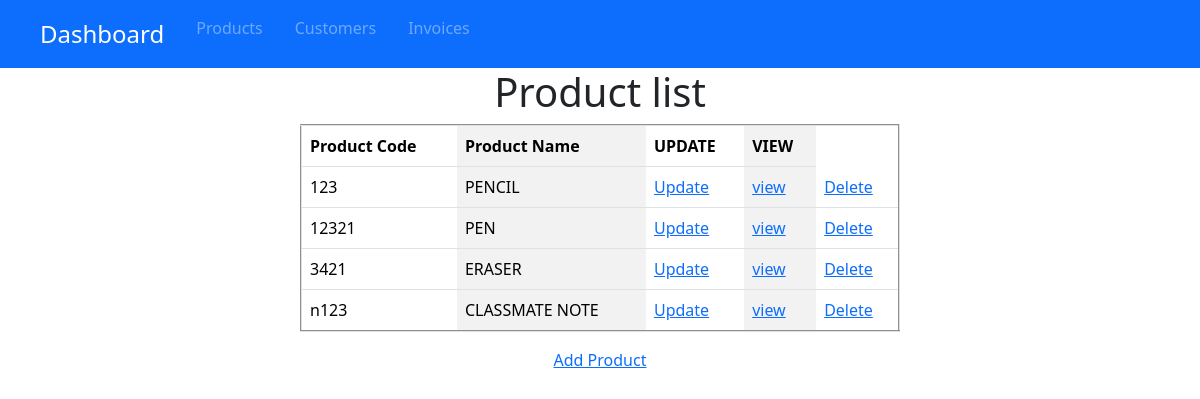
The app's page /ProductList/, older data.
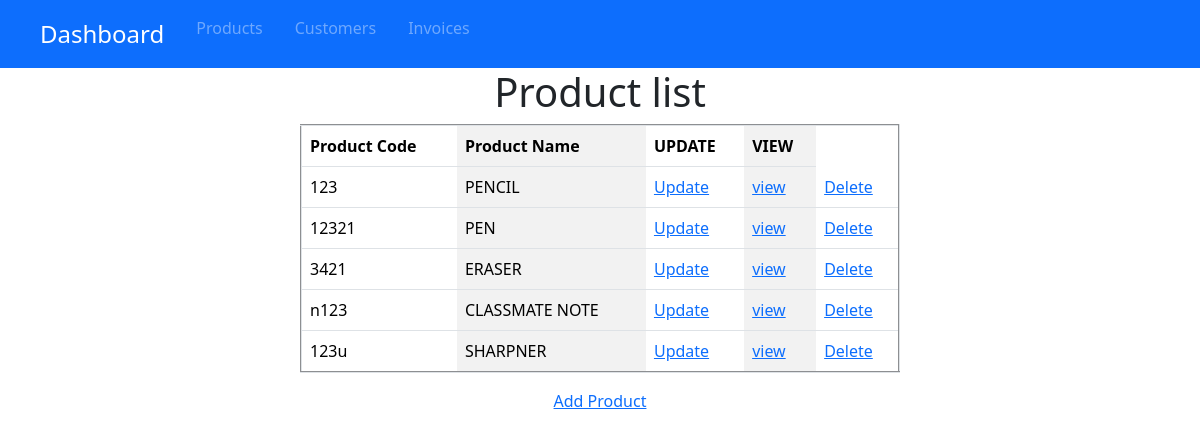
The same page, newer data.
### inventory/models.py (models this page shows, shortened)
class Product(models.Model):
    product_name=models.CharField(max_length=250)
    product_code=models.CharField(max_length=50,unique=True)
    product_description=models.TextField(blank=True)
    product_price=models.DecimalField(max_digits=10,decimal_places=2)
    gst_percent=models.IntegerField()
    stock_quantity=models.IntegerField()
    product_image=models.ImageField()
    created_at=models.DateTimeField(auto_now_add=True)

### inventory/views.py (the view)
# urls.py: path('ProductList/',ProductList.as_view(),name='ProductList'),
class ProductList(ListView):
    model=Product
    context_object_name='products'

### templates/inventory/Product_list.html (shortened to what this page needs)
{% extends 'inventory/dummy.html' %}
{% block content%}
    <center>
        <h1>Product list</h1>
        <table border="2px" style="width: 50%;" cellpadding="10px" class="table table-striped-columns">
            <tr>
                <th>Product Code</th>
                <th>Product Name</th>
                <th>UPDATE</th>
                <th>VIEW</th>
            </tr>
            {% for product in products %}
            <tr>
                <td>{{product.product_code}}</td>
                <td>{{product.product_name | upper}}</td>
                <td><a href="{% url 'ProductUpdate' pk=product.pk %}">Update</a></td>
                <td><a href="{% url 'ProductDetail' pk=product.pk %}">view</a> </td>
                <td><a href="{% url 'ProductDelete' pk=product.pk %}">Delete</a> </td>
            </tr>
            {% endfor %}
        </table>
        <a href="{% url 'ProductCreate' %}">Add Product</a>
    </center>
{% endblock %}

Row changes from the older to the newer data that the page shows:
added Product: product_code "123u", product_name "SHARPNER"
